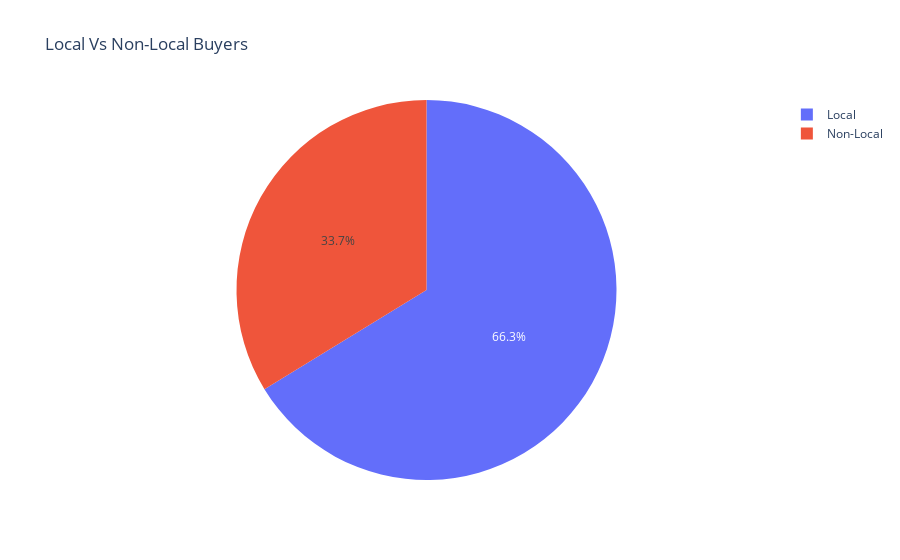

Write notebook code for a chart like this one.
### Markdown cell above
---

### Code cell
# Local Vs Non-Local Buyers
labels = ['Local', 'Non-Local']
values = [len(df[df['Non_Local'] == 0]), len(df[df['Non_Local'] == 1])]

fig = px.pie(values=values, title='Local Vs Non-Local Buyers', names=labels)
fig.show()

# Findings
# 66% are local buyers

### Figure 1 — Plotly figure (JSON) as saved in the notebook; plotly's stock layout.template omitted (floating-point values rounded to 4 significant figures)
{"data": [{"domain": {"x": [0, 1], "y": [0, 1]}, "hovertemplate": "label=%{label}<br>value=%{value}<extra></extra>", "labels": ["Local", "Non-Local"], "legendgroup": "", "name": "", "showlegend": true, "type": "pie", "values": [5269, 2683]}], "layout": {"legend": {"tracegroupgap": 0}, "title": {"text": "Local Vs Non-Local Buyers"}}}
